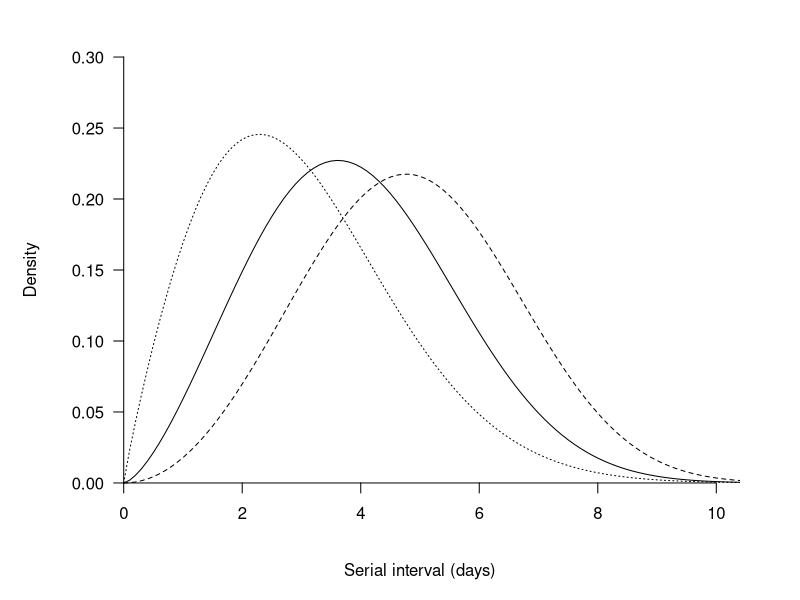

Write R code to recreate this figure.

# construct the data set

lab <- data.frame(ID = c(1:21))

lab$trunct <- c(rep(0,7),rep(1,13),2)
lab$timeL <- c(0,1,3,1,2,4,1,1,1,2,2,2,5,5,1,4,6,4,2,5,2)
lab$timeR <- c(3,4,7,3,6,7,3,4,4,5,5,5,9,9,4,8,10,6,4,8,6)

lab_1 <- data.frame(ID = c(1:21))
lab_1$trunct <- lab$trunct+1
lab_1$timeL <- lab$timeL+1
lab_1$timeR <- lab$timeR+1

lab_2 <- data.frame(ID = c(1:21))
lab_2$trunct <- lab$trunct-1
lab_2$trunct[lab_2$trunct<0] <- 0
lab_2$timeL <- lab$timeL-1
lab_2$timeL[lab_2$timeL<0] <- 0
lab_2$timeR <- lab$timeR-1

weibull.loglik <- function(parameters, data){
    if(length(parameters)!=2) stop("lognormal distribution should have two parameters")
    alpha <- exp(parameters[1])
    beta <- exp(parameters[2])
   
    n <- length(data$trunct)  
    log.lik <- rep(NA,n)
    for(i in 1:n){
        log.lik[i] <- log( (pweibull(data$timeR[i], shape=alpha, scale=beta) - pweibull(data$timeL[i], shape=alpha, scale=beta)) 
	                      / (1-pweibull(data$trunct[i],shape=alpha, scale=beta)) )
    }
    -sum(log.lik)
    #log.lik
}

serial.weibull.day0 <- optim(c(1,1), weibull.loglik, data=lab,
 method="L-BFGS-B", lower=c(-Inf,-Inf), upper=c(Inf,Inf))

serial.weibull.day1 <- optim(c(1,1), weibull.loglik, data=lab_1,
 method="L-BFGS-B", lower=c(-Inf,-Inf), upper=c(Inf,Inf))

 serial.weibull.day2 <- optim(c(1,1), weibull.loglik, data=lab_2,
 method="L-BFGS-B", lower=c(-Inf,-Inf), upper=c(Inf,Inf))

# the mean
exp(serial.weibull.day0$par[2])*gamma(1+exp(-serial.weibull.day0$par[1]))
exp(serial.weibull.day1$par[2])*gamma(1+exp(-serial.weibull.day1$par[1]))
exp(serial.weibull.day2$par[2])*gamma(1+exp(-serial.weibull.day2$par[1]))

# the variance
exp(2*serial.weibull.day0$par[2])*(gamma(1+2*exp(-serial.weibull.day0$par[1]))-(gamma(1+exp(-serial.weibull.day0$par[1])))^2)
exp(2*serial.weibull.day1$par[2])*(gamma(1+2*exp(-serial.weibull.day1$par[1]))-(gamma(1+exp(-serial.weibull.day1$par[1])))^2)
exp(2*serial.weibull.day2$par[2])*(gamma(1+2*exp(-serial.weibull.day2$par[1]))-(gamma(1+exp(-serial.weibull.day2$par[1])))^2)

weibull.log <- function(parameters, data){
    if(length(parameters)!=2) stop("lognormal distribution should have two parameters")
    alpha <- exp(parameters[1])
    beta <- exp(parameters[2])
    
    n <- nrow(data) 
    log.lik <- rep(NA,n)
    for(i in 1:n){
        log.lik[i] <- log( dweibull(data$time[i], shape=alpha, scale=beta) / (1-pweibull(trunct[i],shape=alpha, scale=beta)) )
    }
    -sum(log.lik)
    #log.lik
}

boot.weibull <- function(reps, data){
  # function to resample the data and fit weibull models to each resample
  n <- length(data[,1])
  temp <- rep(NA, reps)
  output <- data.frame(par1=temp, par2=temp, mean=temp)
  for(i in 1:reps){
    a <- sample(1:n, replace=TRUE)
    temp.data <- data[a,]
    temp.weibull <- optim(c(1.5,1.5), weibull.loglik, data=temp.data,
                    method="L-BFGS-B", lower=c(-Inf,-Inf), upper=c(Inf,Inf))
    output$mean[i] <- exp(temp.weibull$par[2])*gamma(1+exp(-temp.weibull$par[1]))
    output$par1[i] <- temp.weibull$par[1]
    output$par2[i] <- temp.weibull$par[2]
  }
  output
}

bt <- 50

day0.wei.boot <- boot.weibull(bt, lab)     # reps=500,c(0.5,1.5)
quantile(day0.wei.boot$mean, c(0.5, 0.025, 0.975))



pdf("D:\\Work\\Influenza\\output NPI year 1\\serial interval\\serial_lab.pdf", width=5, height=4, version="1.4")
#windows(width=5,height=4)


par(mar=c(5,5,2,3))

plot(0, xlim=c(0,10), ylim=c(0,0.3), type="n",
  xlab="Serial interval (days)", ylab="Density", bty="n", axes=FALSE)

b <- data.frame(times=c(0:200)/10, des.prob=c(dweibull(0:200/10, rep(exp(serial.weibull.day0$par[1]),201),
   rep(exp(serial.weibull.day0$par[2]),201) )))
lines(b$times, b$des.prob, lty=1, col="black", lwd=1)

b <- data.frame(times=c(0:200)/10, des.prob=c(dweibull(0:200/10, rep(exp(serial.weibull.day1$par[1]),201),
   rep(exp(serial.weibull.day1$par[2]),201) )))
lines(b$times, b$des.prob, lty=2, col="black", lwd=1)

b <- data.frame(times=c(0:200)/10, des.prob=c(dweibull(0:200/10, rep(exp(serial.weibull.day2$par[1]),201),
   rep(exp(serial.weibull.day2$par[2]),201) )))
lines(b$times, b$des.prob, lty=3, col="black", lwd=1)

axis(1, pos=0, lwd=1, cex.axis=1, at=2*0:5)
axis(2, pos=0, lwd=1, cex.axis=1, las=1)


dev.off()

